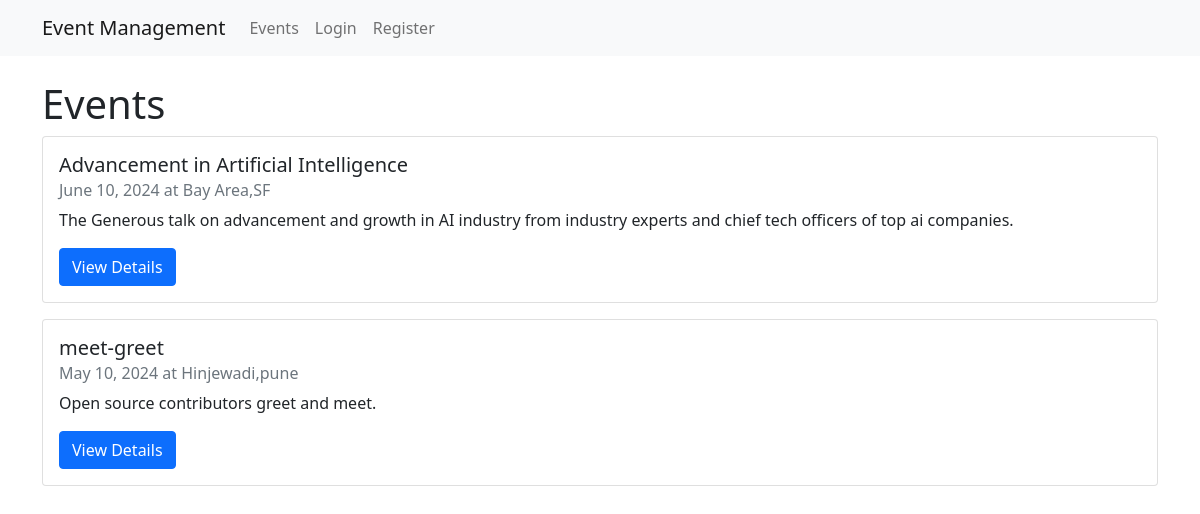
The page / on the database its author committed.
### events/models.py (models this page shows, shortened)
class Event(models.Model):
    title = models.CharField(max_length=200)
    description = models.TextField()
    date = models.DateTimeField()
    location = models.CharField(max_length=200)
    organizer = models.ForeignKey(User, on_delete=models.CASCADE)
    created_at = models.DateTimeField(auto_now_add=True)
    updated_at = models.DateTimeField(auto_now=True)

### events/views.py (the view)
# urls.py: path('', EventListView.as_view(), name='event-list'),
class EventListView(ListView):
    model = Event
    template_name = 'events/event_list.html'
    context_object_name = 'events'
    ordering = ['-date']
    paginate_by = 10

### templates/events/event_list.html (shortened to what this page needs)
{% extends "base.html" %}
{% block content %}
    <h1>Events</h1>
    {% for event in events %}
        <div class="card mb-3">
            <div class="card-body">
                <h5 class="card-title">{{ event.title }}</h5>
                <h6 class="card-subtitle mb-2 text-muted">{{ event.date|date:"F d, Y" }} at {{ event.location }}</h6>
                <p class="card-text">{{ event.description|truncatewords:30 }}</p>
                <a href="{% url 'event-detail' event.pk %}" class="btn btn-primary">View Details</a>
            </div>
        </div>
    {% empty %}
        <p>No events found.</p>
    {% endfor %}
{% endblock content %}

### templates/base.html (shortened to what this page needs)
<!DOCTYPE html>
<html lang="en">
<head>
    <link href="https://cdn.jsdelivr.net/npm/bootstrap@5.1.3/dist/css/bootstrap.min.css" rel="stylesheet">
</head>
<body>
    <nav class="navbar navbar-expand-lg navbar-light bg-light">
        <div class="container">
            <a class="navbar-brand" href="{% url 'event-list' %}">Event Management</a>
            <div class="collapse navbar-collapse" id="navbarNav">
                <ul class="navbar-nav">
                    <li class="nav-item">
                        <a class="nav-link" href="{% url 'event-list' %}">Events</a>
                    </li>
                    {% if user.is_authenticated %}
                        <li class="nav-item">
                            <a class="nav-link" href="{% url 'event-create' %}">Create Event</a>
                        </li>
                        <li class="nav-item">
                            <a class="nav-link" href="{% url 'logout' %}">Logout</a>
                        </li>
                    {% else %}
                        <li class="nav-item">
                            <a class="nav-link" href="{% url 'login' %}">Login</a>
                        </li>
                        <li class="nav-item">
                            <a class="nav-link" href="{% url 'register' %}">Register</a>
                        </li>
                    {% endif %}
                </ul>
            </div>
        </div>
    </nav>
    <main class="container mt-4">
        {% block content %}
        {% endblock content %}
    </main>
</body>
</html>

### rows shown on the page
Event: title "Advancement in Artificial Intelligence", date "June 10, 2024", location "Bay Area,SF", description "The Generous talk on advancement and growth in AI industry from industry experts and chief tech officers of top ai companies."
Event: title "meet-greet", date "May 10, 2024", location "Hinjewadi,pune", description "Open source contributors greet and meet."
